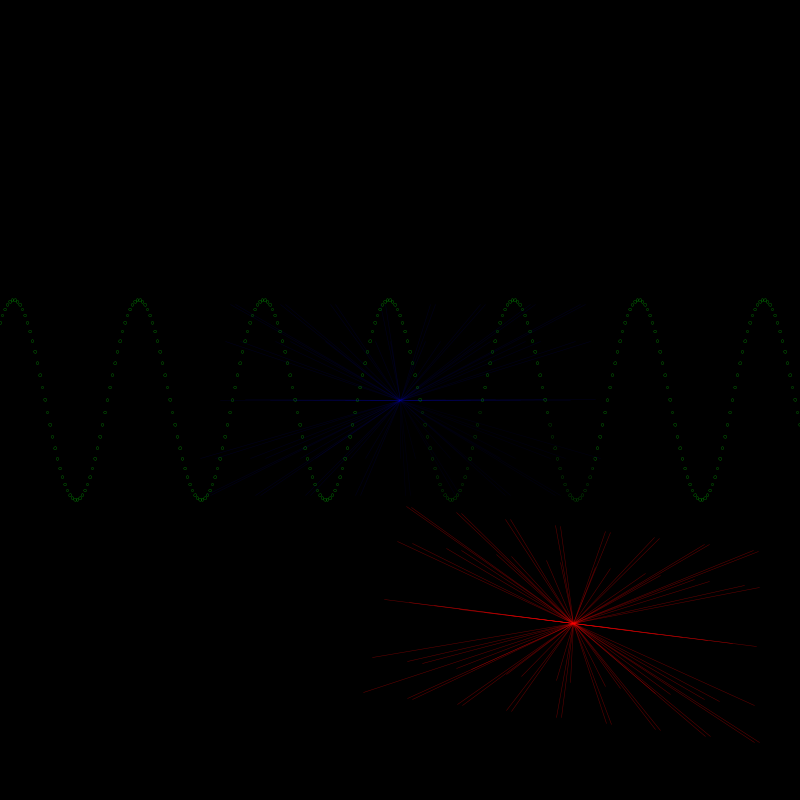
Frame 1 (no input)
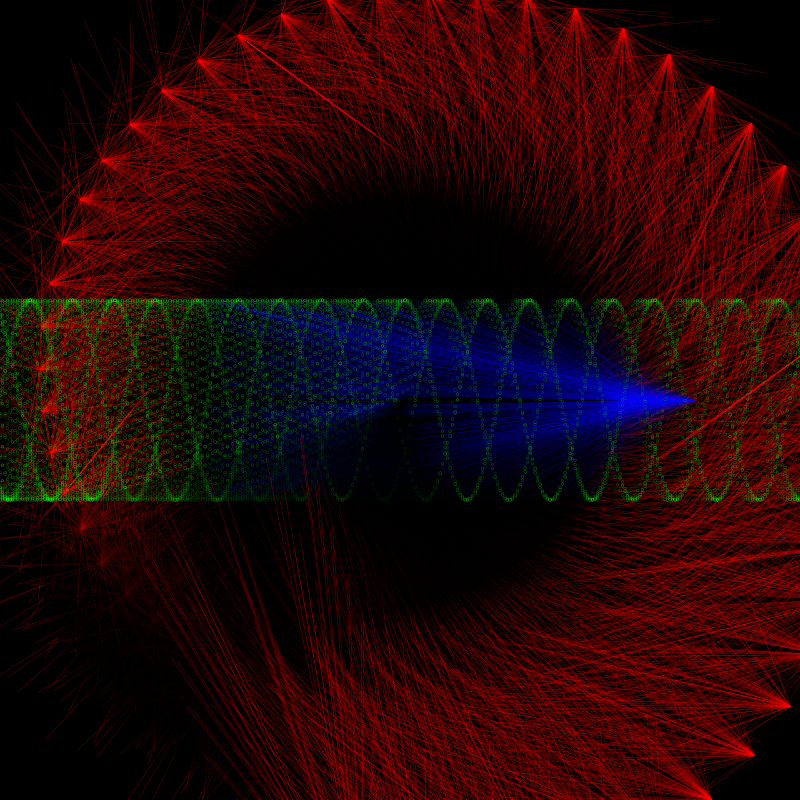
Frame 60 (the mouse pressed at the canvas centre just before this capture)
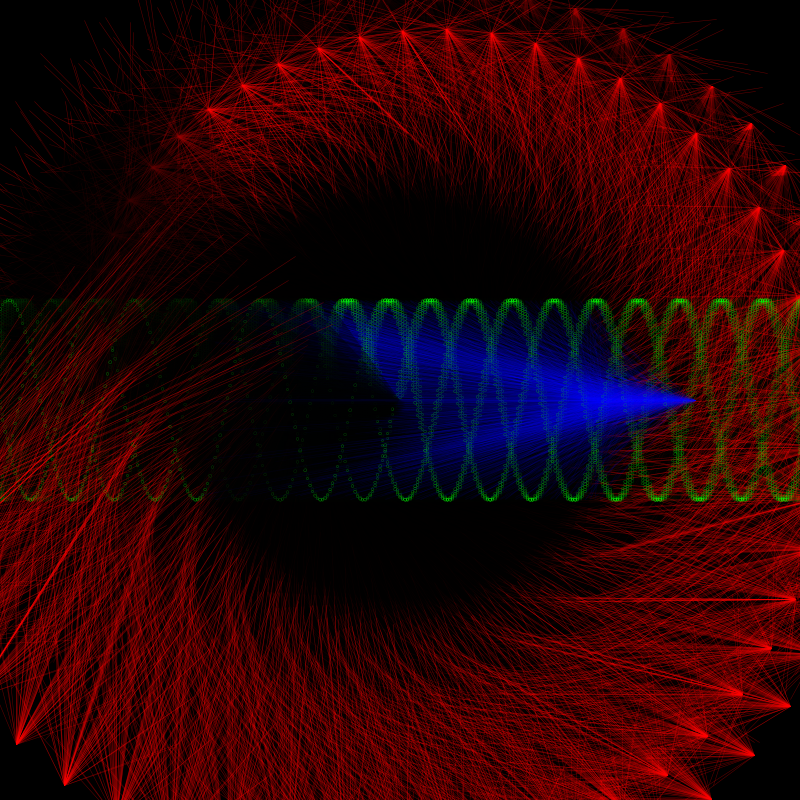
Frame 120 (the mouse held since frame 60 and released just before this capture)

The Processing sketch that drew these frames (run headless with seeded random() and noise(); from frame 60 on, the mouse is pressed at the canvas centre):

// Processing sketch: sketch_07
// ── sketch_07.pde
float x, y;
float rectAngle;
int count = 0;
float angle, amp, freq;


void setup(){
  size(800, 800);
  background(0);
  frameRate(60);
  //x = width / 2;
  x = 0;
  y = height / 2;
  angle = 0;
  amp = 200;
  
}

void draw(){
  
  scale(0.5); // Vorbereitung für nächstes Mal
  translate(width / 2, height / 2); 
  
  //background(0);
  stroke(0,0,255, 30);
  noFill();
  sineLines(10);
  
  stroke(0,255,0, 100);
  sineCircles(2);
  
  // Je nachdem wo wir die eraser Funktion ausführen, wirkt sich deren Rotation
  // und Translation auch auf nachfolgende Zeichnungen aus !
  // Dazu machen wir nächstes Mal noch ein paar Beispiele...
  
  eraser(0.01 * 2); // Die selbe Frequenz wie unsere sineCircles
  
  stroke(255,0,0, 100);
  strokeWeight(1);
  sineLines(10);
  
  // Unser Framecount;
  count++; // => count = count + 1;
  if(count >= 60){
    count = 0;
  }
}


void sineCircles(int freq){
  
  for (int i = 0; i <= width / 2.5; i++){
    x = i * 5 - width / 2;
    angle += 0.01;
    // Y Abhängig von Random:
    y = height / 2 + random(50.0); 
    // Y Abhängig von einer SinusFunktion
    y = height / 2 + sin(TWO_PI * angle * freq) * amp ; // TWO_PI => 2 * PI
    
    // Wir Wollen das Line Bündel nach Rechts verschieben
    circle(x,y, 5);
  }
}

void sineLines(int freq){
  
  for (int i = 0; i <= width / 10; i++){
    x = i * 10;
    angle += 0.01;
    // Y Abhängig von Random:
    // y = height / 2 + random(50.0); 
    // Y Abhängig von einer SinusFunktion
    y = height / 2 + sin(TWO_PI * angle * freq) * amp ; // TWO_PI => 2 * PI
    
    // Wir Wollen das Line Bündel nach Rechts verschieben
    line(x,y, width / 2 + count * 10, height / 2);
  }
}

void eraser(float speed){
  
  rectAngle += speed;
  translate(width / 2, height / 2); // Verschiebung zurück in die Mitte
  rotate(TWO_PI * rectAngle); // Rotation von speed
  noStroke();
  fill(0,0,0, 100);
  rect(0, 0 , width / 2, height);
  if(rectAngle >= width){
    rectAngle = 0;
  }
}
